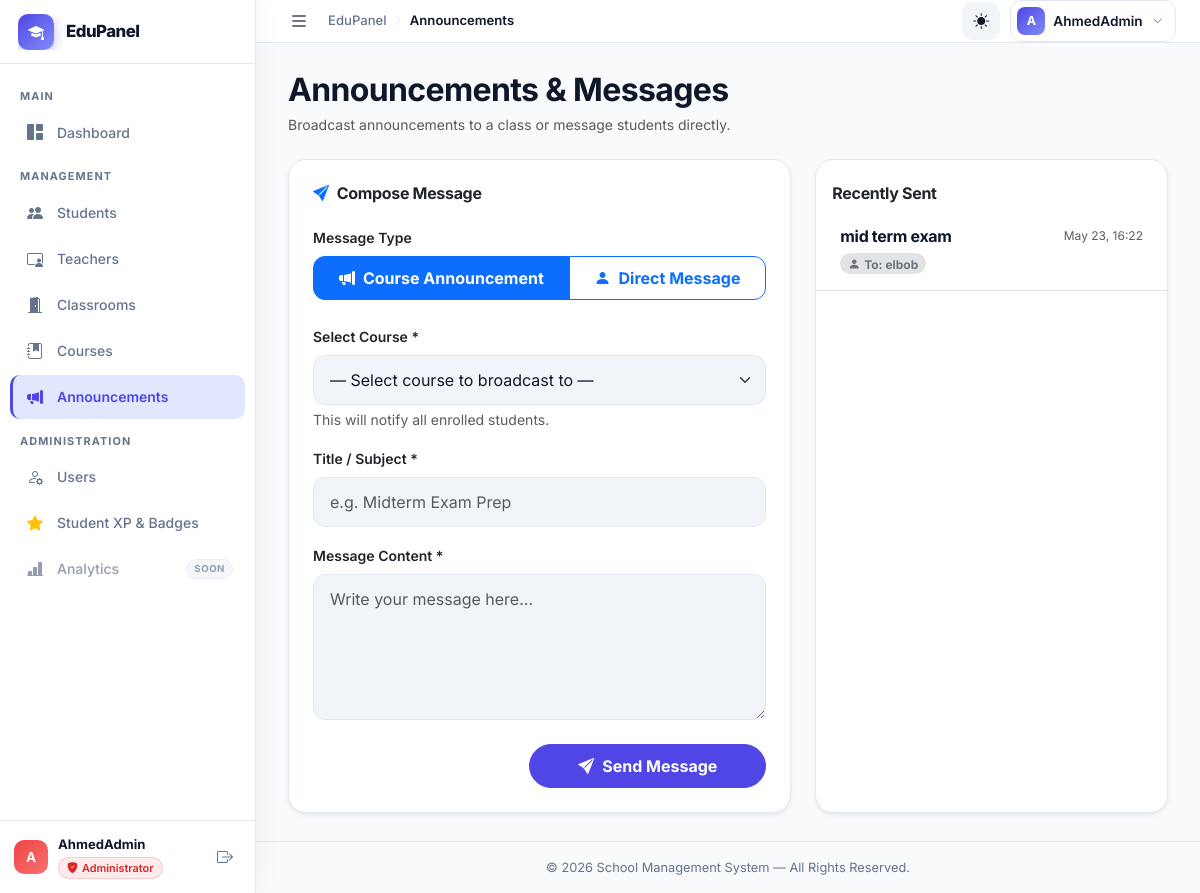
/modules/teacher/messages.php (signed in), run on the app's committed database.
### tables this page shows
CREATE TABLE `messages` (
  `id` int(11) NOT NULL AUTO_INCREMENT,
  `sender_id` int(11) NOT NULL,
  `receiver_id` int(11) DEFAULT NULL,
  `course_id` int(11) DEFAULT NULL,
  `title` varchar(255) NOT NULL,
  `message` text NOT NULL,
  `is_read` tinyint(1) NOT NULL DEFAULT 0,
  `created_at` timestamp NOT NULL DEFAULT current_timestamp(),
  PRIMARY KEY (`id`),
  KEY `fk_msg_sender` (`sender_id`),
  KEY `fk_msg_receiver` (`receiver_id`),
  CONSTRAINT `fk_msg_receiver` FOREIGN KEY (`receiver_id`) REFERENCES `users` (`id`) ON DELETE CASCADE,
  CONSTRAINT `fk_msg_sender` FOREIGN KEY (`sender_id`) REFERENCES `users` (`id`) ON DELETE CASCADE
);

CREATE TABLE `users` (
  `id` int(11) NOT NULL AUTO_INCREMENT,
  `username` varchar(100) NOT NULL,
  `email` varchar(150) NOT NULL,
  `password` varchar(255) NOT NULL,
  `role` enum('admin','teacher','student') DEFAULT 'student',
  `created_at` timestamp NOT NULL DEFAULT current_timestamp(),
  PRIMARY KEY (`id`),
  UNIQUE KEY `username` (`username`),
  UNIQUE KEY `email` (`email`)
);

### config/auth.php (called while the page is built, shortened)
<?php
function current_user_id(): int
{
    return (int) ($_SESSION['user_id'] ?? 0);
}

### modules/teacher/messages.php (the view, shortened to what this page needs)
<?php
require_once BASE_PATH . '/config/connect.php';
require_once BASE_PATH . '/config/auth.php';
$userId = current_user_id();
$stmtHistory = $conn->prepare("
    SELECT m.title, m.created_at,
           c.name AS course_name, u.username AS receiver_name
    FROM messages m
    LEFT JOIN courses c ON c.id = m.course_id
    LEFT JOIN users u ON u.id = m.receiver_id
    WHERE m.sender_id = ?
    ORDER BY m.created_at DESC LIMIT 10
");
$stmtHistory->bind_param('i', $userId);
$stmtHistory->execute();
$sentMessages = $stmtHistory->get_result()->fetch_all(MYSQLI_ASSOC);
require_once BASE_PATH . '/includes/header.php';
?>
<div class="d-flex justify-content-between align-items-center mb-4">
    <div>
        <h2 class="mb-1">Announcements & Messages</h2>
        <p class="text-muted small mb-0">Broadcast announcements to a class or message students directly.</p>
    </div>
</div>
<div class="row g-4">
    <div class="col-lg-7">
        <div class="card border-0 shadow-sm" style="background:var(--app-surface);border:1px solid var(--app-border)!important;border-radius:18px;">
            <div class="card-body p-4">
                <h6 class="fw-bold mb-4"><i class="bi bi-send-fill text-primary me-2"></i>Compose Message</h6>
                <form method="POST">
                    <div class="mb-4">
                        <label class="form-label fw-semibold small d-block">Message Type</label>
                        <div class="btn-group w-100" role="group">
                            <label class="btn btn-outline-primary" for="type_course"><i class="bi bi-megaphone-fill me-2"></i>Course Announcement</label>
                            <label class="btn btn-outline-primary" for="type_direct"><i class="bi bi-person-fill me-2"></i>Direct Message</label>
                        </div>
                    </div>
                    <div class="mb-3" id="course_select_div">
                        <label class="form-label fw-semibold small">Select Course *</label>
                        <select name="course_id" class="form-select">
                            <option value="">— Select course to broadcast to —</option>
                        </select>
                        <small class="text-muted mt-1 d-block">This will notify all enrolled students.</small>
                    </div>
                    <div class="mb-3">
                        <label class="form-label fw-semibold small">Title / Subject *</label>
                        <input type="text" name="title" class="form-control" placeholder="e.g. Midterm Exam Prep" required>
                    </div>
                    <div class="mb-4">
                        <label class="form-label fw-semibold small">Message Content *</label>
                        <textarea name="message" class="form-control" rows="5" placeholder="Write your message here..." required></textarea>
                    </div>
                    <div class="text-end">
                        <button type="submit" name="send_message" class="btn btn-primary rounded-pill px-5">
                            <i class="bi bi-send-fill me-2"></i>Send Message
                        </button>
                    </div>
                </form>
            </div>
        </div>
    </div>
    <div class="col-lg-5">
        <div class="card border-0 shadow-sm h-100" style="background:var(--app-surface);border:1px solid var(--app-border)!important;border-radius:18px;">
            <div class="card-header border-bottom-0 pt-4 pb-2 bg-transparent">
                <h6 class="fw-bold mb-0">Recently Sent</h6>
            </div>
            <div class="card-body p-0">
                <?php if (empty($sentMessages)): ?>
                    <div class="text-center p-5 text-muted">
                        <i class="bi bi-envelope-paper" style="font-size:2.5rem;"></i>
                        <p class="mt-2 mb-0 small">No messages sent yet.</p>
                    </div>
                <?php else: ?>
                    <ul class="list-group list-group-flush">
                        <?php foreach ($sentMessages as $sm):
                            $isDirect = !empty($sm['receiver_name']);
                        ?>
                        <li class="list-group-item p-3 px-4 border-bottom" style="background:transparent;">
                            <div class="d-flex justify-content-between align-items-start mb-1">
                                <h6 class="mb-0 fw-bold text-truncate" style="max-width:200px; color: var(--app-text);">
                                    <?= htmlspecialchars($sm['title']); ?>
                                </h6>
                                <small class="text-muted" style="font-size:0.75rem;">
                                    <?= date('M d, H:i', strtotime($sm['created_at'])); ?>
                                </small>
                            </div>
                            <?php if ($isDirect): ?>
                                <span class="badge bg-secondary-subtle text-secondary rounded-pill">
                                    <i class="bi bi-person-fill me-1"></i>To: <?= htmlspecialchars($sm['receiver_name']); ?>
                                </span>
                            <?php else: ?>
                                <span class="badge bg-primary-subtle text-primary rounded-pill">
                                    <i class="bi bi-megaphone-fill me-1"></i><?= htmlspecialchars($sm['course_name']); ?>
                                </span>
                            <?php endif; ?>
                        </li>
                        <?php endforeach; ?>
                    </ul>
                <?php endif; ?>
            </div>
        </div>
    </div>
</div>
<?php require_once BASE_PATH . '/includes/footer.php'; ?>

### assets/css/custom.css (style rules this page uses)
:root { --app-bg: #f8fafc; --app-surface: #ffffff; --app-surface-soft: #f1f5f9; --app-text: #0f172a; --app-muted: #64748b; --app-border: #e2e8f0; --app-primary: #4f46e5; --app-primary-soft: #e0e7ff; --app-success: #10b981; --app-warning: #f59e0b; --app-danger: #ef4444; --app-shadow: 0 10px 40px -10px rgba(0,0,0,0.08); --app-shadow-hover: 0 20px 40px -10px rgba(0,0,0,0.12); --sidebar-width: 256px; --sidebar-collapsed-width: 72px; --topbar-height: 64px; --sidebar-transition: 0.28s cubic-bezier(0.4, 0, 0.2, 1); }
html, body { height: 100%; overflow: hidden; }
body { background: var(--app-bg); color: var(--app-text); font-family: "Inter", "Poppins", system-ui, -apple-system, "Segoe UI", Roboto, Arial, sans-serif; letter-spacing: 0; transition: background-color 0.3s ease, color 0.3s ease; }
h1, h2, h3, h4, h5, h6 { font-weight: 700; letter-spacing: -0.02em; }
.btn { border-radius: 12px; font-weight: 700; padding: 9px 14px; }
.btn-primary, .btn-success { background: var(--app-primary); border-color: var(--app-primary); transition: all 0.3s ease; }
.card { background: var(--app-surface); border: 1px solid var(--app-border); border-radius: 28px; box-shadow: var(--app-shadow); transition: all 0.3s cubic-bezier(0.4, 0, 0.2, 1); }
.form-control, .form-select { background-color: var(--app-surface-soft); border: 1px solid var(--app-border); border-radius: 12px; padding: 12px 16px; color: var(--app-text); transition: all 0.3s ease; }

### data on the page
messages: title "mid term exam", created_at "May 23, 16:22", receiver.username "elbob"

### other printed values
substr($_SESSION['username'] ?? 'U', 0, 1) "A"
$_SESSION['username'] "AhmedAdmin"
role_label($currentRole) "Administrator"
